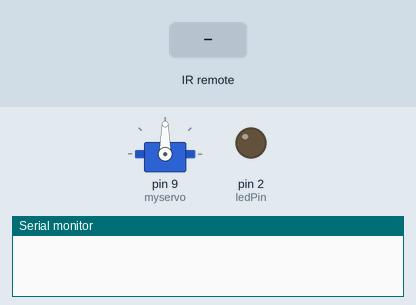
Simulated run of this sketch. Board: Arduino Uno, built with avr-gcc and run on an emulated ATmega328P. Shown: servo, output pins drawn as LEDs (lit = HIGH), the last lines printed to the serial monitor. The test bench sets the inputs (shaded band).

Above: at 1.2 s.
1.3 s: infrared code 0xF124B0B6 received
At 1.45 s:
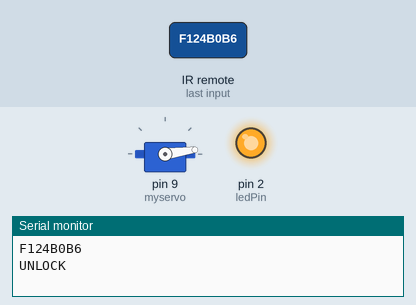
At 5.1 s:
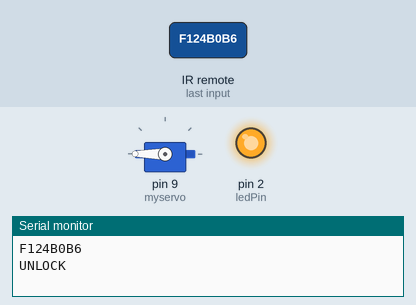
Timing chart, 0 to 6.6 s (numbered marks = the images above; inputs shaded):
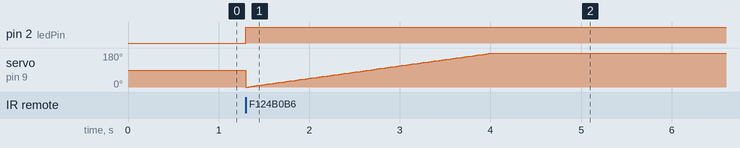

The sketch:

irrecv_jan10a.ino
```cpp
#include <IRremote.h>
#include <Servo.h>

const int RECV_PIN = 11;
const int ledPin = 2;

Servo myservo;  // create servo object to control a servo
// twelve servo objects can be created on most boards


IRrecv irrecv(RECV_PIN);
decode_results results;
int pos = 0;    // variable to store the servo position


void setup()
{
  Serial.begin(9600);
  irrecv.enableIRIn(); // Start the receiver
  pinMode (ledPin,OUTPUT);
  irrecv.blink13(true);

  myservo.attach(9);  // attaches the servo on pin 9 to the servo object
}

void loop() {

// recieve IR
  if (irrecv.decode(&results)==true) {
      Serial.println(results.value, HEX);


        if (results.value == 0xF124B0B6) {
          Serial.println("UNLOCK");
          digitalWrite(ledPin, HIGH); // turn LED on


//servo action
  for (pos = 0; pos <= 180; pos += 1) { // goes from 0 degrees to 180 degrees
    // in steps of 1 degree
    myservo.write(pos);              // tell servo to go to position in variable 'pos'
    delay(15);                       // waits 15ms for the servo to reach the position
     irrecv.resume();
  }

        }else {
          Serial.println("WRONG KEY");
          digitalWrite(ledPin, HIGH);
          delay(100);
          digitalWrite(ledPin, LOW);
          delay(100);

 // for (pos = 180; pos >= 0; pos -= 1) { // goes from 180 degrees to 0 degrees
 //   myservo.write(pos);              // tell servo to go to position in variable 'pos'
 //   delay(15);                       // waits 15ms for the servo to reach the position
 // }
      }

// Receive the next value
    irrecv.resume();
 }

}
```

Measured:
- after the input at 1.3 s, pin 2 (ledPin): LOW → HIGH at once
